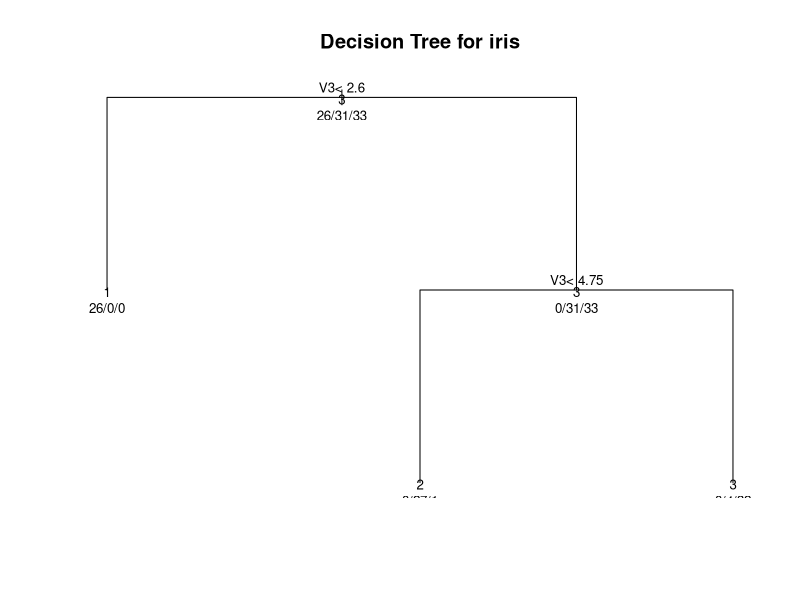
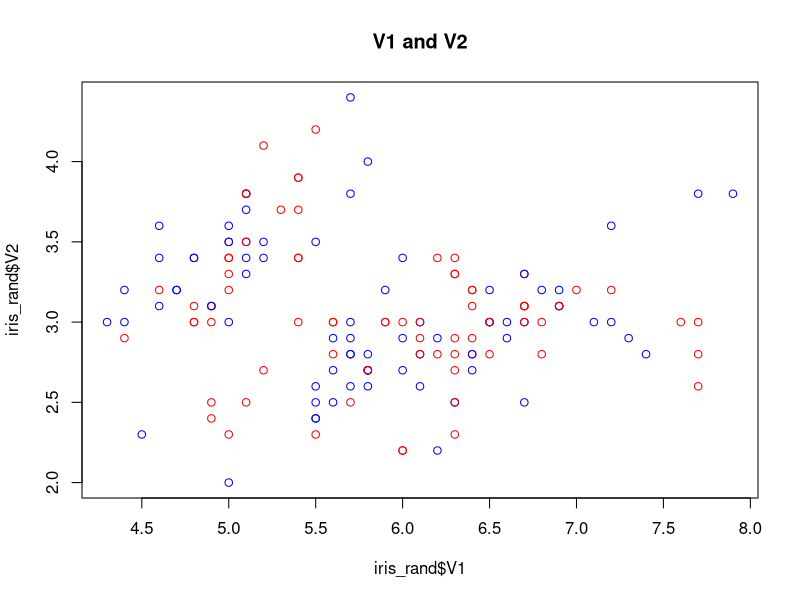
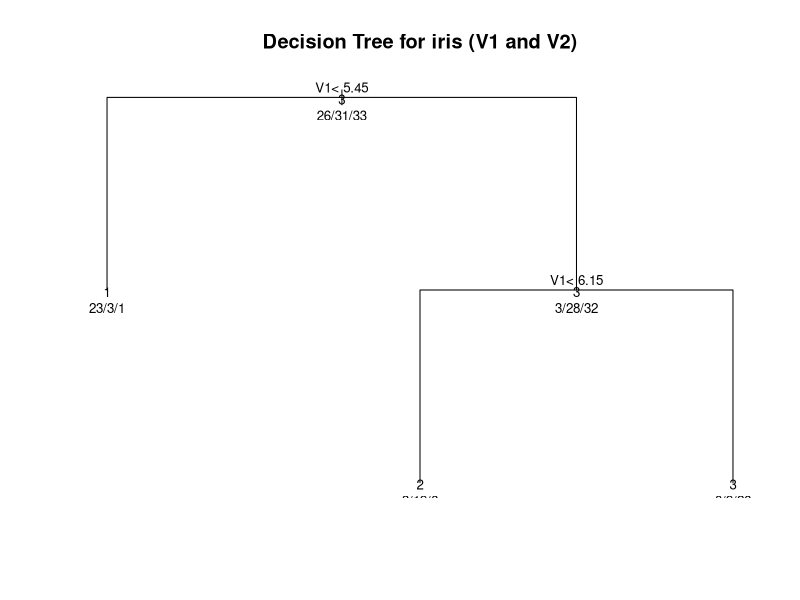

Write R code to recreate these figures, in order.
# -------------------------
# Read in "iris.csv" from last week's clustering lab.
# Write a script to do the following:
# 
# 1) Learn a decision tree for the 3 classes of iris. Save some data for testing.
#    Mix up the ordering of the rows - use iris_rand=iris[sample(150,150,)] to do this.
# 2) Test it by scoring the accuracy on test data using different degrees of pruning.
# 3) Scatterplot 2 selected variables of the data (and colour code according 
#    to the decision tree output), display the learnt tree and calculate the accuracy.
# 4) Compare the accuracy of the different pruned trees to KNN with different values of k.
# -------------------------

accuracy <- function(predictions, real_values){
  n_correct = sum(predictions == real_values)
  return(n_correct/length(real_values))
}

# Read in datasets and combine them into one
iris <- cbind(
  read.csv("../Lab 2 - Clustering/iris.csv", sep=",", header=FALSE),
  read.csv("../Lab 2 - Clustering/iris_real.csv", sep=",", header=FALSE)
)

# Post-concatenation, col 5 is the same as col 1, so rename it to avoid confusion
names(iris)[5] <- "V5"

# Randomise the dataset
iris_rand <- iris[sample(150, 150), ]

# Separate values (X) and class (y)
X <- iris_rand[, 1:4]
y <- iris_rand[, 5]

# Create train and test datasets (60/40 split)
X_train <- X[1:90, ]
y_train <- y[1:90]

X_test <- X[90:150, ]
y_test <- y[90:150]

# Create a decision tree
install.packages("rpart")
library(rpart)
fit <- rpart(y_train~., method="class", data=X_train)

# Plot the decision tree
plot(fit, uniform=TRUE, main="Decision Tree for iris")
text(fit, use.n=TRUE, all=TRUE, cex=.8)

# Make predictions on the test set
tree_pred <- predict(fit, X_test, type="class")

# Compare this to the actual test values to get the accuracy
print(accuracy(tree_pred, y_test))


# See what effect pruning has (using the cp parameter)
for (i in c(0.1, 0.5, 0.9)) {
  pfit <- prune(fit, cp=i)
  # plot(pfit, uniform=TRUE, main="Pruned decision tree for iris")
  # text(pfit, use.n=TRUE, all=TRUE, cex=.8)
  
  # Calculate the accuracy of the pruned tree
  tree_pred <- predict(pfit, X_test, type='class')
  message("cp: " , i, ", Accuracy: ", accuracy(tree_pred, y_test))
}


# Select 2 variables of the data
vars = c("V1", "V2")

# Plot them on a scatterplot
plot(
  iris_rand$V1, iris_rand$V2,
  main="V1 and V2",
  col=c("blue", "red")
)

# Get a subset of the X datasets, just containing the above columns
X_train_2 = X_train[, vars]
X_test_2 = X_test[, vars]

# Fit the decision tree and create a graph
fit <- rpart(y_train~., method='class', data=X_train_2)
plot(fit, uniform=TRUE, main="Decision Tree for iris (V1 and V2)")
text(fit, use.n=TRUE, all=TRUE, cex=.8)

tree_pred <- predict(fit, X_test_2, type="class")
print(accuracy(tree_pred, y_test))


# Classifying using K-Nearest Neighbour - first, install the class lib
library(class)

# Generate predictions using different values of "k"
for (i in c(3, 6, 9, 12, 15)) {
  knn_pred = knn(X_train_2, X_test_2, y_train, k=i)
  message("k: " , i, ", Accuracy: ", accuracy(knn_pred, y_test))
}
